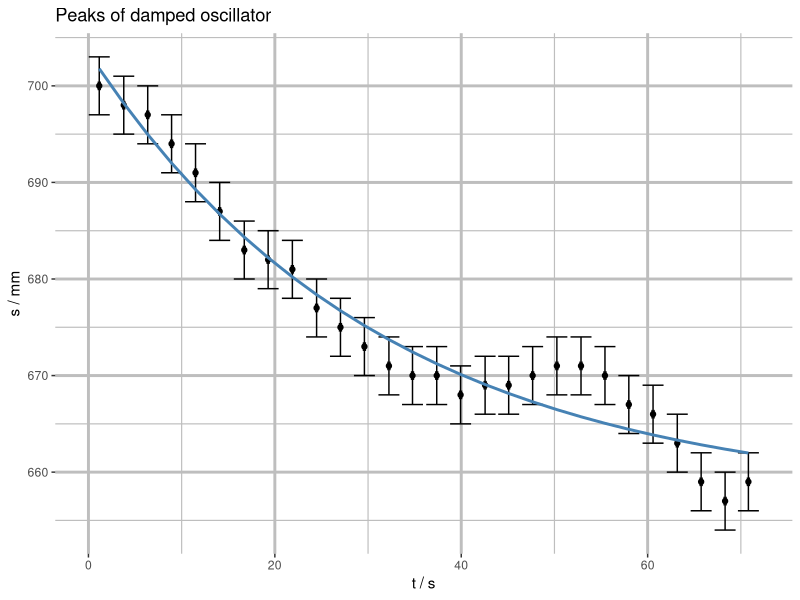
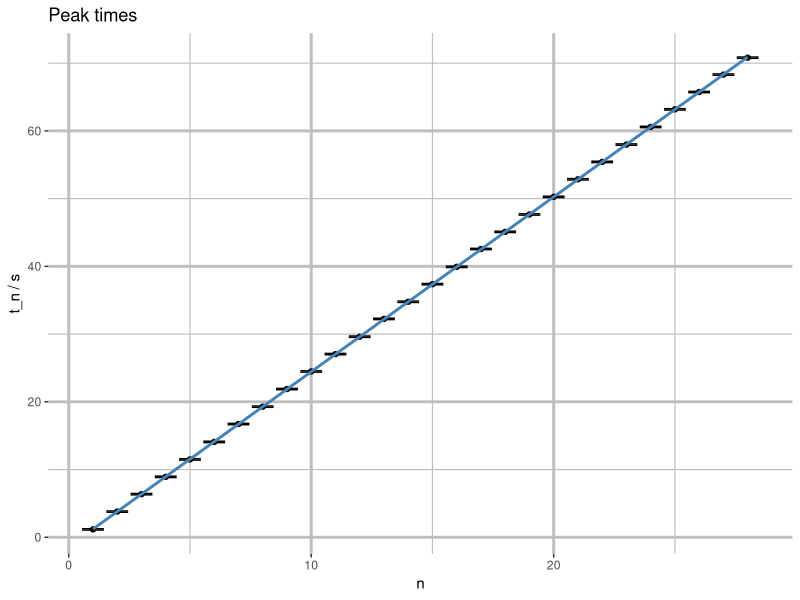
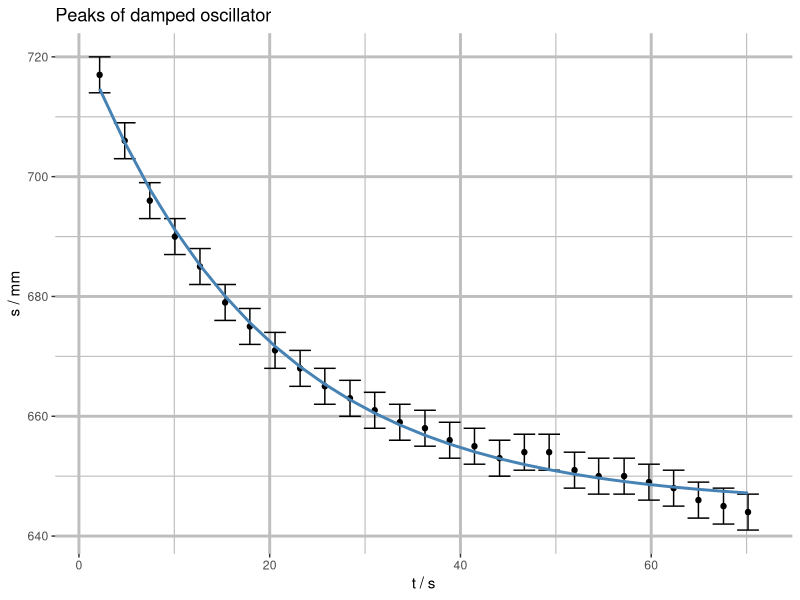
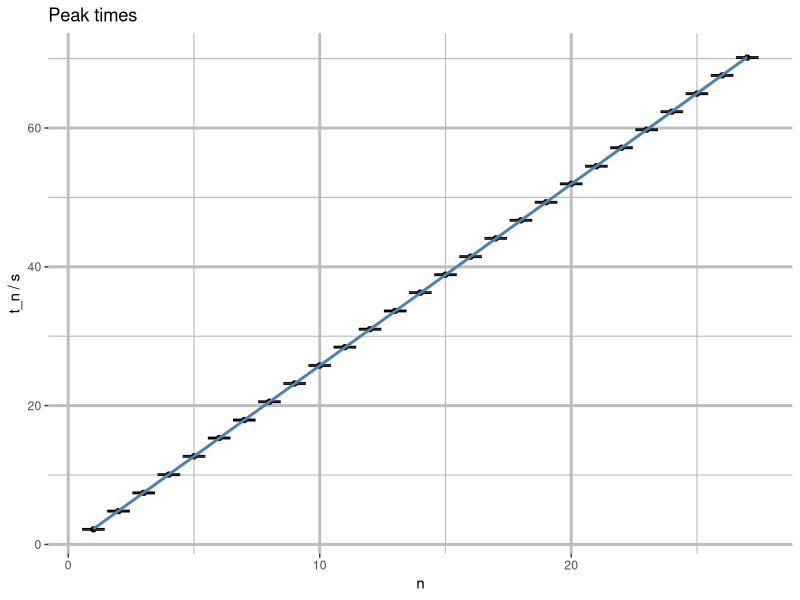
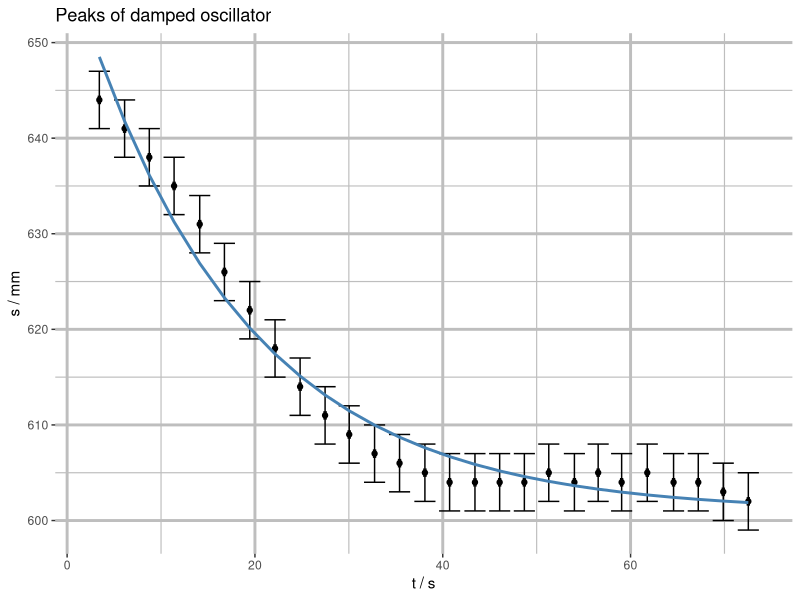
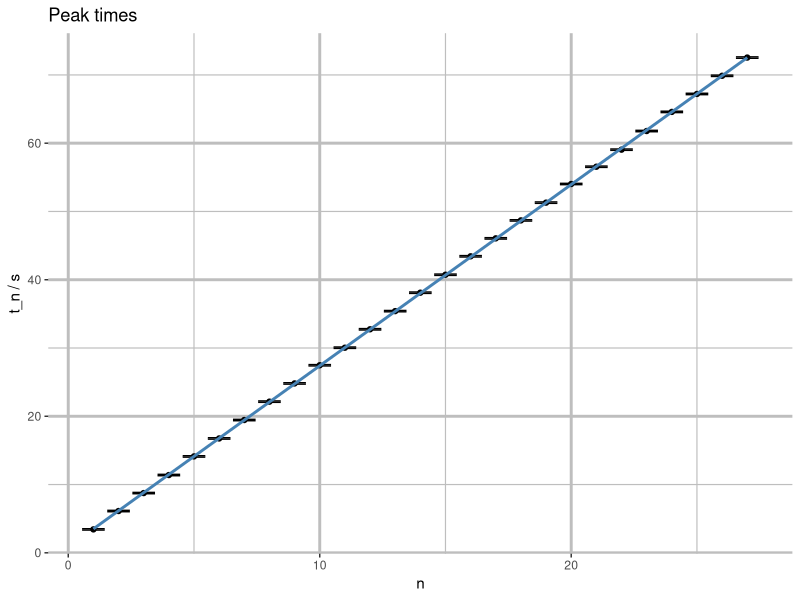
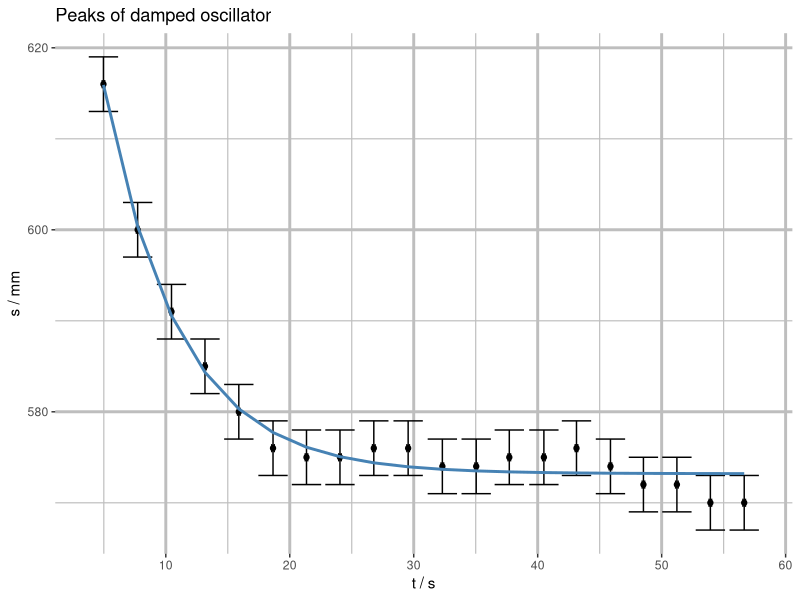
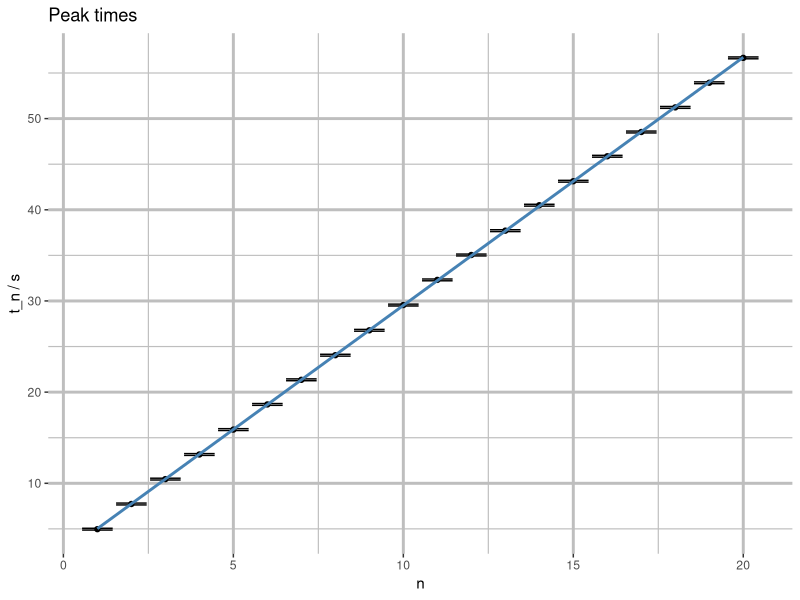

R code for these plots, in order:
library(ggplot2)

U_s = 3
U_t = 0.1

s_df_1 <- read.table("data/1.csv", sep=",", header=TRUE)
s_df_2 <- read.table("data/2.csv", sep=",", header=TRUE)
s_df_3 <- read.table("data/3.csv", sep=",", header=TRUE)
s_df_4 <- read.table("data/4.csv", sep=",", header=TRUE)

s_df_1
s_df_2
s_df_3
s_df_4

t_0_1 = head(s_df_1$t, n=1)
s_0_1 = 654
A_1 = head(s_df_1$s, n=1) - s_0_1
m_1 <- nls(s ~ s_0_1 + A_1 * exp(-(t - t_0_1) / tau),
           start=list(s_0_1 = s_0_1, A_1 = A_1, tau = 30), data=s_df_1)
summary(m_1)

t_0_2 = head(s_df_2$t, n=1)
s_0_2 = 656
A_2 = head(s_df_2$s, n=1) - s_0_2
m_2 <- nls(s ~ s_0_2 + A_2 * exp(-(t - t_0_2) / tau),
           start=list(s_0_2 = s_0_2, A_2 = A_2, tau = 19), data=s_df_2)
summary(m_2)

t_0_3 = head(s_df_3$t, n=1)
s_0_3 = 608
A_3 = head(s_df_3$s, n=1) - s_0_3
m_3 <- nls(s ~ s_0_3 + A_3 * exp(-(t - t_0_3) / tau),
           start=list(s_0_3 = s_0_3, A_3 = A_3, tau = 17), data=s_df_3)
summary(m_3)

t_0_4 = head(s_df_4$t, n=1)
s_0_4 = 567
A_4 = head(s_df_4$s, n=1) - s_0_4
m_4 <- nls(s ~ s_0_4 + A_4 * exp(-(t - t_0_4) / tau),
           start=list(s_0_4 = s_0_4, A_4 = A_4, tau = 10), data=s_df_4)
summary(m_4)

m_1_per <- lm(t ~ seq_along(t), data=s_df_1)
summary(m_1_per)

m_2_per <- lm(t ~ seq_along(t), data=s_df_2)
summary(m_2_per)

m_3_per <- lm(t ~ seq_along(t), data=s_df_3)
summary(m_3_per)

m_4_per <- lm(t ~ seq_along(t), data=s_df_4)
summary(m_4_per)

qplot(t, s, data=s_df_1, main="Peaks of damped oscillator",
      xlab="t / s", ylab="s / mm") +
      geom_errorbar(data=s_df_1, mapping=aes(ymin=s-U_s, ymax=s+U_s)) +
      geom_errorbarh(data=s_df_1, mapping=aes(xmin=t-U_t, xmax=t+U_t)) +
      theme(panel.grid.minor = element_line(colour="gray", size=0.4),
            panel.grid.major = element_line(colour="gray", size=1),
            panel.background = element_blank()) +
      #scale_y_continuous(minor_breaks = seq(0, 0.12, 0.002), breaks = seq(0, 0.12, 0.01)) +
      #scale_x_continuous(minor_breaks = seq(0, 110, 2), breaks = seq(0, 110, 10)) +
      geom_line(aes(y = predict(m_1)), color="steelblue", size=1)

qplot(seq_along(t), t, data=s_df_1, main="Peak times",
      xlab="n", ylab="t_n / s") +
      geom_errorbar(data=s_df_1, mapping=aes(ymin=t-U_t, ymax=t+U_t)) +
      theme(panel.grid.minor = element_line(colour="gray", size=0.4),
            panel.grid.major = element_line(colour="gray", size=1),
            panel.background = element_blank()) +
      #scale_y_continuous(minor_breaks = seq(0, 0.12, 0.002), breaks = seq(0, 0.12, 0.01)) +
      #scale_x_continuous(minor_breaks = seq(0, 110, 2), breaks = seq(0, 110, 10)) +
      geom_smooth(method = "lm", color="steelblue")

qplot(t, s, data=s_df_2, main="Peaks of damped oscillator",
      xlab="t / s", ylab="s / mm") +
      geom_errorbar(data=s_df_2, mapping=aes(ymin=s-U_s, ymax=s+U_s)) +
      geom_errorbarh(data=s_df_2, mapping=aes(xmin=t-U_t, xmax=t+U_t)) +
      theme(panel.grid.minor = element_line(colour="gray", size=0.4),
            panel.grid.major = element_line(colour="gray", size=1),
            panel.background = element_blank()) +
      #scale_y_continuous(minor_breaks = seq(0, 0.12, 0.002), breaks = seq(0, 0.12, 0.01)) +
      #scale_x_continuous(minor_breaks = seq(0, 110, 2), breaks = seq(0, 110, 10)) +
      geom_line(aes(y = predict(m_2)), color="steelblue", size=1)

qplot(seq_along(t), t, data=s_df_2, main="Peak times",
      xlab="n", ylab="t_n / s") +
      geom_errorbar(data=s_df_2, mapping=aes(ymin=t-U_t, ymax=t+U_t)) +
      theme(panel.grid.minor = element_line(colour="gray", size=0.4),
            panel.grid.major = element_line(colour="gray", size=1),
            panel.background = element_blank()) +
      #scale_y_continuous(minor_breaks = seq(0, 0.12, 0.002), breaks = seq(0, 0.12, 0.01)) +
      #scale_x_continuous(minor_breaks = seq(0, 110, 2), breaks = seq(0, 110, 10)) +
      geom_smooth(method = "lm", color="steelblue")

qplot(t, s, data=s_df_3, main="Peaks of damped oscillator",
      xlab="t / s", ylab="s / mm") +
      geom_errorbar(data=s_df_3, mapping=aes(ymin=s-U_s, ymax=s+U_s)) +
      geom_errorbarh(data=s_df_3, mapping=aes(xmin=t-U_t, xmax=t+U_t)) +
      theme(panel.grid.minor = element_line(colour="gray", size=0.4),
            panel.grid.major = element_line(colour="gray", size=1),
            panel.background = element_blank()) +
      #scale_y_continuous(minor_breaks = seq(0, 0.12, 0.002), breaks = seq(0, 0.12, 0.01)) +
      #scale_x_continuous(minor_breaks = seq(0, 110, 2), breaks = seq(0, 110, 10)) +
      geom_line(aes(y = predict(m_3)), color="steelblue", size=1)

qplot(seq_along(t), t, data=s_df_3, main="Peak times",
      xlab="n", ylab="t_n / s") +
      geom_errorbar(data=s_df_3, mapping=aes(ymin=t-U_t, ymax=t+U_t)) +
      theme(panel.grid.minor = element_line(colour="gray", size=0.4),
            panel.grid.major = element_line(colour="gray", size=1),
            panel.background = element_blank()) +
      #scale_y_continuous(minor_breaks = seq(0, 0.12, 0.002), breaks = seq(0, 0.12, 0.01)) +
      #scale_x_continuous(minor_breaks = seq(0, 110, 2), breaks = seq(0, 110, 10)) +
      geom_smooth(method = "lm", color="steelblue")

qplot(t, s, data=s_df_4, main="Peaks of damped oscillator",
      xlab="t / s", ylab="s / mm") +
      geom_errorbar(data=s_df_4, mapping=aes(ymin=s-U_s, ymax=s+U_s)) +
      geom_errorbarh(data=s_df_4, mapping=aes(xmin=t-U_t, xmax=t+U_t)) +
      theme(panel.grid.minor = element_line(colour="gray", size=0.4),
            panel.grid.major = element_line(colour="gray", size=1),
            panel.background = element_blank()) +
      #scale_y_continuous(minor_breaks = seq(0, 0.12, 0.002), breaks = seq(0, 0.12, 0.01)) +
      #scale_x_continuous(minor_breaks = seq(0, 110, 2), breaks = seq(0, 110, 10)) +
      geom_line(aes(y = predict(m_4)), color="steelblue", size=1)

qplot(seq_along(t), t, data=s_df_4, main="Peak times",
      xlab="n", ylab="t_n / s") +
      geom_errorbar(data=s_df_4, mapping=aes(ymin=t-U_t, ymax=t+U_t)) +
      theme(panel.grid.minor = element_line(colour="gray", size=0.4),
            panel.grid.major = element_line(colour="gray", size=1),
            panel.background = element_blank()) +
      #scale_y_continuous(minor_breaks = seq(0, 0.12, 0.002), breaks = seq(0, 0.12, 0.01)) +
      #scale_x_continuous(minor_breaks = seq(0, 110, 2), breaks = seq(0, 110, 10)) +
      geom_smooth(method = "lm", color="steelblue")
